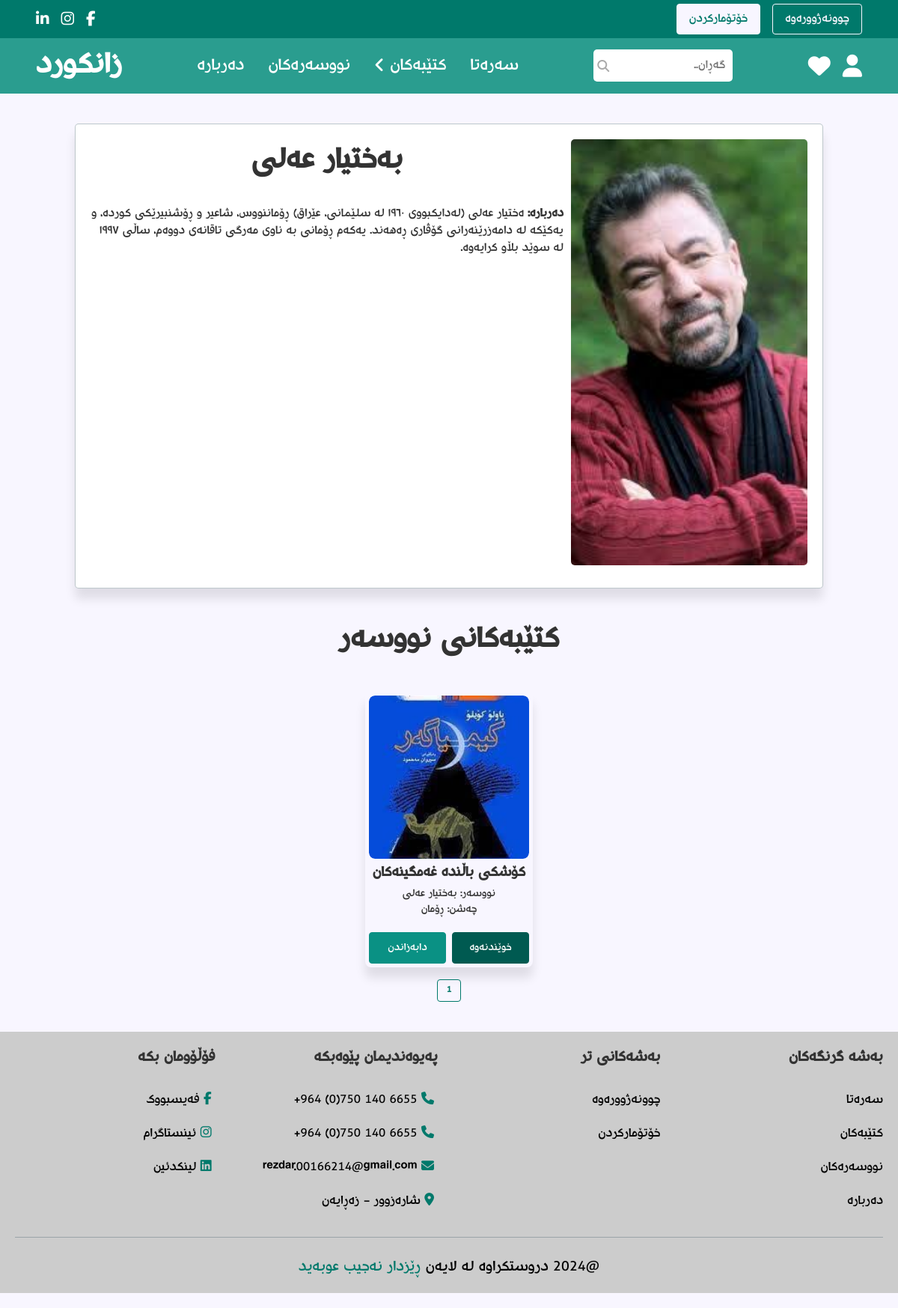
/author_details.php?id=18, run on the app's committed database.
### tables this page shows
CREATE TABLE `authors` (
  `id` int(11) NOT NULL,
  `name` varchar(255) NOT NULL,
  `image` varchar(255) NOT NULL,
  `description` varchar(1000) NOT NULL
);

CREATE TABLE `books` (
  `id` int(11) NOT NULL,
  `name` varchar(25) NOT NULL,
  `author` varchar(25) NOT NULL,
  `image` varchar(100) NOT NULL,
  `file` varchar(100) NOT NULL,
  `category` varchar(25) NOT NULL,
  `description` varchar(1000) NOT NULL
);

### author_details.php (the view, shortened to what this page needs)
<?php
require_once 'config.php';
?>
<!DOCTYPE html>
<html lang="ckb" dir="rtl">
<head>
  <link rel="stylesheet" href="css/styles.css">
  <link rel="stylesheet" href="css/header_style.css">
  <link rel="stylesheet" href="css/footer_styles.css">
</head>
<body>
  <?php
  require_once 'header.php';
  $selected_id = $_GET['id'];
  $select_author = mysqli_query($conn, "SELECT * FROM authors WHERE id = $selected_id") or die("Failed to select author");
  $author_details = mysqli_fetch_assoc($select_author);
  ?>
  <section class="author-details">
    <div class="author-details-container">
      <h1 class="title"><?php echo $author_details['name']; ?></h1>
      <div class="image">
        <?php echo '<img src="admin/uploaded_image/' . $author_details['image'] . '" alt="">' ?>
      </div>
      <div class="details">
        <p><b>دەربارە:</b> <?php echo $author_details['description'] ?></p>
      </div>
    </div>
  </section>
  <h3 class="title">کتێبەکانی نووسەر</h3>
  <?php
  require_once 'template.php';
  showAllBoxes(
    'books',
    "SELECT * FROM `books`
    WHERE
    author = (
          SELECT name FROM authors
          WHERE id = $selected_id)",
    "book_details.php"
  );
  ?>
  <?php require_once 'footer.php'; ?>
</body>
</html>

### template.php (shortened to what this page needs)
<?php
function showAllBoxes($tableName, $query, $relatedFile)
{ ?>
  <section class="all-books">
    <?php
    require 'config.php';
    $select_all_rows = mysqli_query($conn, $query) or die('query failed');
    $totalBoxes = mysqli_num_rows($select_all_rows);
    $boxesPerPage = 10;
    $totalPages = ceil($totalBoxes / $boxesPerPage);
    $page = isset($_GET['page']) ? $_GET['page'] : 1;
    $page = max(1, $page);
    $offset = ($page - 1) * $boxesPerPage;
    $select_current_boxes = mysqli_query($conn, "$query LIMIT $offset, $boxesPerPage") or die('query failed');
    ?>
    <div class='box-container'>
      <?php
      if ($totalBoxes > 0) {
        while ($currentBoxes = mysqli_fetch_assoc($select_current_boxes)) {
      ?>
          <div class='box'>
            <div class="image">
              <?php if (!isset($_SESSION['user_type']) || (isset($_SESSION['user_type']) && $_SESSION['user_type'] == 'user')) { ?>
                <a href="<?php echo $relatedFile; ?>?id=<?php echo $currentBoxes['id'] ?>">
                  <img src='<?php echo "admin/uploaded_image/" . $currentBoxes['image']; ?>' alt="">
                </a>
              <?php } else { ?>
                <img src='<?php echo "uploaded_image/" . $currentBoxes['image']; ?>' alt="">
              <?php } ?>
            </div>
            <div class="text">
              <p><?php echo $currentBoxes['name'] ?></p>
              <?php if ($tableName == 'books') { ?>
                <p><?php echo "نووسەر: " . $currentBoxes['author'] ?></p>
                <p><?php echo "چەشن: " . $currentBoxes['category'] ?></p>
              <?php } ?>
            </div>
            <?php if (!($tableName == 'authors')) { ?>
              <div class="buttons">
                <?php if (!isset($_SESSION['user_type']) || (isset($_SESSION['user_type']) && $_SESSION['user_type'] == 'user')) { ?>
                  <a href="<?php echo "admin/uploaded_files/" . $currentBoxes['file']; ?>" class="reading-button" target="_blank">خوێندنەوە</a>
                  <a href="<?php echo $currentBoxes['file']; ?>" download class="download-button">دابەزاندن</a>
                <?php } else if (isset($_SESSION['user_type']) && $_SESSION['user_type'] == 'admin') { ?>
                  <a href="<?php echo $tableName . '.php?update=' . $currentBoxes['id']; ?>" class="edit-button">دەستکاریکردن</a>
                  <a href="<?php echo $tableName . '.php?delete=' . $currentBoxes['id']; ?>" class="delete-button" onclick="return confirm('Are You Sure?')">سڕینەوە</a>
                <?php } ?>
              </div>
              <?php } ?>
          </div>
      <?php
        }
      }
      ?>
    </div>
    <div class='pagination'>
      <?php
      if ($totalPages > 0) {
        if ($page == 1) {
          echo "<span class='current'>1 </span>";
        } else {
          echo "<a href='" . $tableName . ".php?page=1'>1</a> ";
        }
      }
      ?>
    </div>
  </section>
<?php } ?>

### css/styles.css (style rules this page uses)
:root { --base-font-size: 10px; --primary-color: #00796b; --secondary-color: #2a9d8f; --background-color: #f8f6ff; --gray-color: #aaaaaa; --light-gray: #cccccc; --text-color: #333333; --border: 0.16rem solid rgba(38, 70, 83, 0.3); --border-hover: 0.16rem solid var(--text-color); --box-shadow: 0 1.4rem 1.4rem rgb(0, 0, 0, 0.1); }
* { font-family: rudaw, sans-serif; margin: 0; padding: 0; box-sizing: border-box; outline: none; border: none; text-decoration: none; scroll-behavior: smooth; }
*:first-letter { text-transform: uppercase; }
html { font-size: var(--base-font-size); }
body { background-color: var(--background-color); }
section { padding: 2rem; margin: 2rem 0; background-color: var(--background-color); }
.title { text-align: center; margin-bottom: 2rem; text-transform: uppercase; color: var(--text-color); font-size: 4rem; }
.primary-button, .download-button, .cancel-button, .add-button, .delete-button, .edit-button, .promote-button, .demote-button, .read-message-button, .save-button, .reading-button { display: inline-block; color: white; padding: 0.8rem 1.6rem; font-size: 1.6rem; text-decoration: none; text-align: center; border-radius: 0.4rem; cursor: pointer; transition: background-color 0.3s, color 0.3s, border-color 0.3s; }
.download-button { background-color: #0a9184; border: 0.16rem solid #0a9184; }
.reading-button { background-color: #005a51; border: 0.16rem solid #005a51; }
.box-container { max-width: 1200px; margin: 0 auto; display: grid; grid-template-columns: repeat(auto-fit, 22.4rem); gap: 2rem; justify-content: center; }
.box { height: 36.8rem; border-radius: 0.8rem; padding: 0.48rem; box-shadow: var(--box-shadow); text-align: center; display: flex; flex-direction: column; justify-content: space-between; }
.box .image { width: 100%; height: 65%; border-radius: 0.8rem; position: relative; overflow: hidden; }
.box .image img { width: 100%; height: 100%; border-radius: 0.8rem; object-fit: cover; }
.box .text { display: flex; flex-direction: column; margin-top: 0.5rem; margin-bottom: 1rem; }
.box .text p { color: var(--text-color); font-size: 1.44rem; }
.box .text p:first-child { font-weight: 700; font-size: 1.92rem; margin-bottom: 0.32rem; }
.box .buttons { display: flex; justify-content: space-between; margin-top: 0.8rem; column-gap: 0.8rem; margin-top: 1rem; }
.box .buttons a { width: 100%; font-size: 1.4rem; padding: 1rem; }
.pagination { display: flex; justify-content: center; margin-top: 1.6rem; }
.pagination a, .pagination span { display: inline-block; font-size: 1.2rem; padding: 0.56rem 1.2rem; margin: 0 0.32rem; color: var(--text-color); border: var(--border); border-radius: 0.4rem; text-decoration: none; text-align: center; }
.pagination .current { font-size: 1.2rem; font-weight: bold; color: var(--primary-color); border: 0.16rem solid var(--primary-color); cursor: pointer; }
.book-details, .author-details { display: flex; justify-content: center; align-items: center; }
.book-details-container, .author-details-container { max-width: 1000px; background-color: white; border: var(--border); box-shadow: var(--box-shadow); border-radius: 0.5rem; padding: 2rem; display: grid; grid-template-columns: 1fr 2fr; grid-template-rows: auto 1fr auto; gap: 1rem; }
.book-details-container .image, .author-details-container .image { width: 100%; height: 100%; grid-column: 1; grid-row: 1 / 3; }
.book-details-container .image img, .author-details-container .image img { width: 100%; height: 100%; border-radius: 0.5rem; }
.book-details-container .title, .author-details-container .title { grid-column: 2; grid-row: 1; }
.book-details-container .details, .author-details-container .details { grid-column: 2; grid-row: 2 / 4; }
.book-details-container .details p, .author-details-container .details p { font-size: 1.6rem; color: var(--text-color); margin-bottom: 0.8rem; }

### css/header_style.css (style rules this page uses)
* { margin: 0; padding: 0; box-sizing: border-box; border: none; outline: none; text-decoration: none; scroll-behavior: smooth; }

### data on the page
authors: name "بەختیار عەلی", image (picture), description "ەختیار عەلی (لەدایکبووی ١٩٦٠ لە سلێمانی، عێراق) ڕۆماننووس، شاعیر و ڕۆشنبیرێکی کوردە، و یەکێکە لە دامەزرێنەرانی گۆڤاری ڕەھەند. یەکەم ڕۆمانی بە ناوی مەرگی تاقانەی دووەم، ساڵی ١٩٩٧ لە سوێد بڵاو کرایەوە."
books: image (picture), name "کۆشکی باڵندە غەمگینەکان", author "بەختیار عەلی", category "ڕۆمان"
